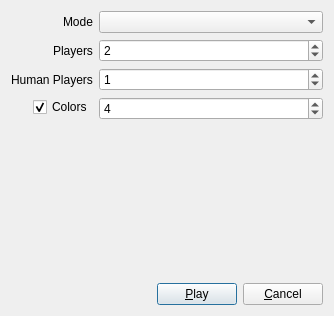
<?xml version="1.0" encoding="UTF-8"?>
<ui version="4.0">
 <class>OfflineDialog</class>
 <widget class="QDialog" name="OfflineDialog">
  <property name="geometry">
   <rect>
    <x>0</x>
    <y>0</y>
    <width>334</width>
    <height>316</height>
   </rect>
  </property>
  <property name="windowTitle">
   <string comment="OfflineTitle">Offline Mode</string>
  </property>
  <property name="windowIcon">
   <iconset resource="client.qrc">
    <normaloff>:/icons/red.png</normaloff>:/icons/red.png</iconset>
  </property>
  <layout class="QVBoxLayout" name="verticalLayout_2">
   <item>
    <layout class="QFormLayout" name="formLayout">
     <property name="fieldGrowthPolicy">
      <enum>QFormLayout::AllNonFixedFieldsGrow</enum>
     </property>
     <property name="labelAlignment">
      <set>Qt::AlignRight|Qt::AlignTrailing|Qt::AlignVCenter</set>
     </property>
     <item row="4" column="0">
      <spacer name="verticalSpacer">
       <property name="orientation">
        <enum>Qt::Vertical</enum>
       </property>
       <property name="sizeHint" stdset="0">
        <size>
         <width>20</width>
         <height>40</height>
        </size>
       </property>
      </spacer>
     </item>
     <item row="1" column="0">
      <widget class="QLabel" name="PlayersLabel">
       <property name="text">
        <string>Players</string>
       </property>
      </widget>
     </item>
     <item row="1" column="1">
      <widget class="QSpinBox" name="PlayersSpinBox">
       <property name="minimum">
        <number>1</number>
       </property>
       <property name="maximum">
        <number>1000</number>
       </property>
       <property name="value">
        <number>2</number>
       </property>
      </widget>
     </item>
     <item row="2" column="0">
      <widget class="QLabel" name="HumanPlayersLabel">
       <property name="text">
        <string>Human Players</string>
       </property>
      </widget>
     </item>
     <item row="2" column="1">
      <widget class="QSpinBox" name="HumanPlayersSpinBox">
       <property name="minimum">
        <number>0</number>
       </property>
       <property name="maximum">
        <number>1000</number>
       </property>
       <property name="value">
        <number>1</number>
       </property>
      </widget>
     </item>
     <item row="3" column="1">
      <widget class="QSpinBox" name="ColorsSpinBox">
       <property name="minimum">
        <number>3</number>
       </property>
       <property name="maximum">
        <number>5</number>
       </property>
       <property name="value">
        <number>4</number>
       </property>
      </widget>
     </item>
     <item row="3" column="0">
      <widget class="QCheckBox" name="ColorsCheckBox">
       <property name="text">
        <string comment="SelectColors">Colors</string>
       </property>
       <property name="checked">
        <bool>true</bool>
       </property>
      </widget>
     </item>
     <item row="0" column="1">
      <widget class="QComboBox" name="ModeComboBox"/>
     </item>
     <item row="0" column="0">
      <widget class="QLabel" name="ModeLabel">
       <property name="text">
        <string comment="TitleRules">Mode</string>
       </property>
      </widget>
     </item>
    </layout>
   </item>
   <item>
    <layout class="QHBoxLayout" name="ButtonBoxLayout">
     <item>
      <spacer name="horizontalSpacer">
       <property name="orientation">
        <enum>Qt::Horizontal</enum>
       </property>
       <property name="sizeHint" stdset="0">
        <size>
         <width>40</width>
         <height>20</height>
        </size>
       </property>
      </spacer>
     </item>
     <item>
      <widget class="QPushButton" name="PlayButton">
       <property name="text">
        <string comment="ButtonPlay">&amp;Play</string>
       </property>
      </widget>
     </item>
     <item>
      <widget class="QPushButton" name="CancelButton">
       <property name="text">
        <string comment="ButtonCancel">&amp;Cancel</string>
       </property>
      </widget>
     </item>
    </layout>
   </item>
  </layout>
 </widget>
 <resources>
  <include location="client.qrc"/>
 </resources>
 <connections/>
</ui>
